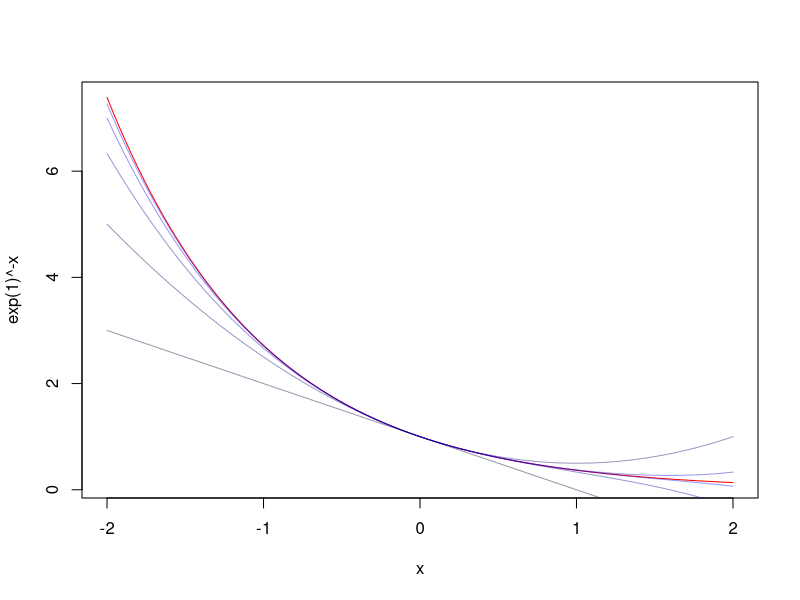

Source code (R):
## ---- chunk 1
taylorSeries <- function(f){
  function(x){
    res <- 1
    n <- 1
    while(n <= f){
      c <- (((-x)^n) / factorial(n))
      res <- res + c
      n <- n + 1
    }
    res
  }
}
## ---- chunk 2
curve(expr = exp(1)^-x, -2,2, col='red')
for(i in 1:5){
  t <- taylorSeries(i)
  curve(t, -2,2, col=rgb(0,0,(51 * i)/255,.4),add=T)
}

